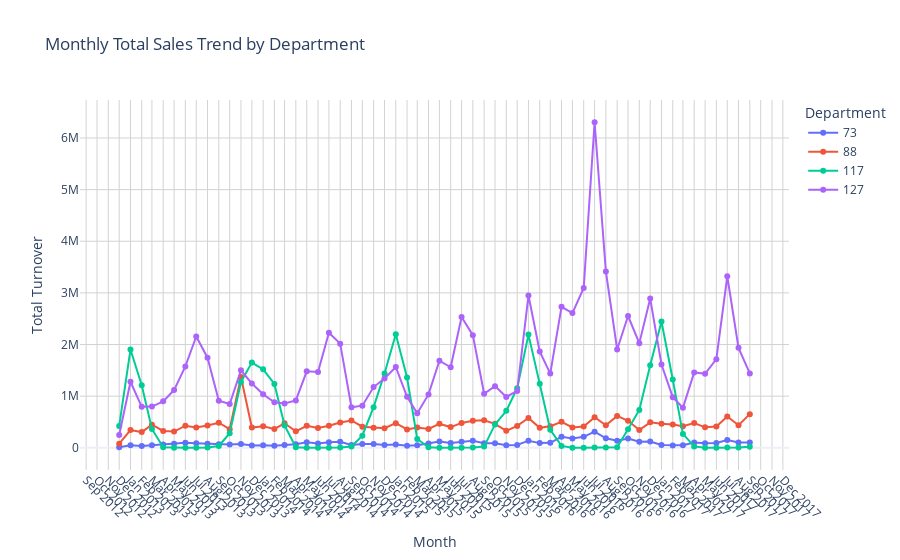

Write notebook code for a chart like this one.
### Markdown cell above
## Analyzing Departments 73 and 117

### Code cell
# Ensure 'day_id' is datetime
df_train["day_id"] = pd.to_datetime(df_train["day_id"])

# Group by month and department
monthly_sales_dept = (
    df_train.groupby([df_train["day_id"].dt.to_period("M"), "dpt_num_department"])[
        "turnover"
    ]
    .sum()
    .unstack(fill_value=0)
)

# Reset index for Plotly
monthly_sales_dept = monthly_sales_dept.reset_index()
monthly_sales_dept["day_id"] = monthly_sales_dept["day_id"].dt.to_timestamp()

# Melt for plotly (long format)
monthly_sales_long = monthly_sales_dept.melt(
    id_vars="day_id", var_name="Department", value_name="Turnover"
)

# Plot
fig = px.line(
    monthly_sales_long,
    x="day_id",
    y="Turnover",
    color="Department",
    markers=True,
    title="Monthly Total Sales Trend by Department",
)

# Format x-axis with month names + add grid
fig.update_xaxes(
    tickformat="%b %Y",  # e.g., Jan 2017
    dtick="M1",  # one tick per month
    tickangle=45,
    showgrid=True,  # <-- grid for x-axis
    gridcolor="lightgrey",
)
fig.update_yaxes(showgrid=True, gridcolor="lightgrey")  # <-- grid for y-axis

fig.update_layout(
    xaxis_title="Month",
    yaxis_title="Total Turnover",
    legend_title="Department",
    template="plotly_white",
)

fig.show()
